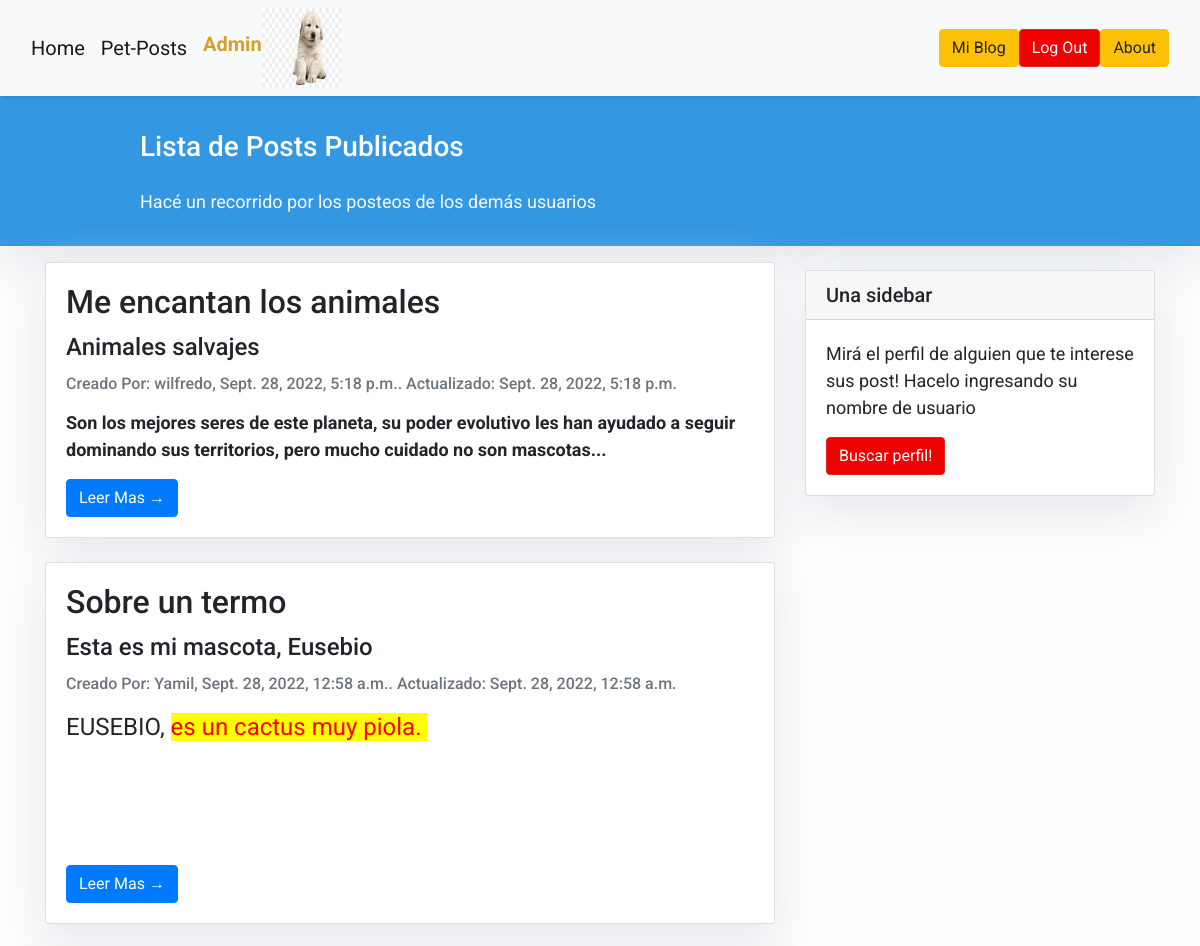
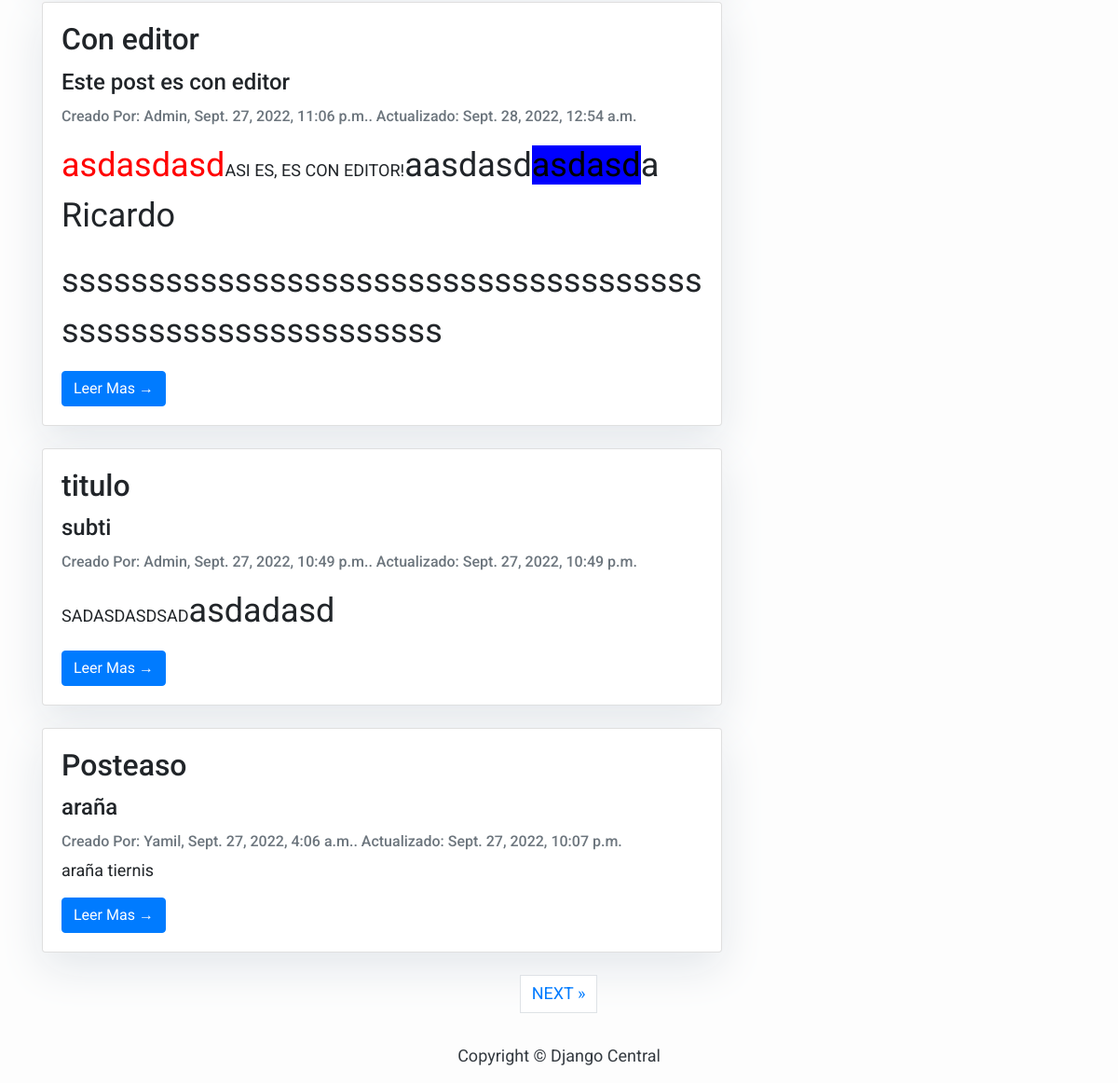
The page /posts (signed in) on the database its author committed (2 pictures, top to bottom).
### APP_B_1/models.py (models this page shows)
class Post(models.Model):
    title = models.CharField(max_length=200, unique=True)
    subtitle = models.CharField(max_length=200, unique=True)
    slug = models.SlugField(max_length=200, unique=True)
    author = models.ForeignKey(User, on_delete= models.CASCADE, related_name='blog_posts')
    updated_on = models.DateTimeField(auto_now= True)
    content = models.TextField()
    created_on = models.DateTimeField(auto_now_add=True)
    status = models.IntegerField(choices=STATUS, default=0)
    image = models.ImageField(upload_to='post_images/', null=True, blank=True)

### APP_B_1/views.py (the view)
# urls.py: path('posts', Posts_V, name= 'posts'),
def Posts_V(request):
    try:
        avatar = Avatar.objects.get(user=request.user.id)
        avatar = avatar.avatar.url
    except:
        avatar = ''
    post_list =  Post.objects.filter(status=1).order_by('-created_on')
    paginator = Paginator(post_list, 5)  # 5 post por pagina
    page = request.GET.get('page')
    try:
        post_list = paginator.page(page)
    except PageNotAnInteger:
        post_list = paginator.page(1)
    except EmptyPage:
        post_list = paginator.page(paginator.num_pages)
    return render(request,'APP_B_1/posts.html',{'post_list':post_list,'page': page,'avatar':avatar} )

### APP_B_1/Templates/APP_B_1/posts.html (shortened to what this page needs)
{% extends "APP_B_1/padre.html"%}
{% block content %}
<header class="masthead">
    <div class="container">
        <div class="row">
            <div class=" col-md-8 col-md-10 mx-auto">
                <div class="site-heading">
                    <h3 class=" site-heading my-4 mt-3 text-white"> Lista de Posts Publicados </h3>
                    <p class="text-light"> Hacé un recorrido por los posteos de los demás usuarios
                    </p>
                </div>
            </div>
        </div>
    </div>
</header>
<div class="container">
    <div class="row">
        <div class="col-md-8 mt-3 left">
            {% for post in post_list %}
            <div class="card mb-4">
                <div class="card-body">
                    <h2 class="card-title">{{ post.title }}</h2>
                    <h4 class="card-title">{{ post.subtitle }}</h4>
                    <p class="card-text text-muted h6"> Creado Por: {{ post.author }},  {{ post.created_on}}. Actualizado: {{ post.updated_on}} </p>
                    <p class="card-text">{{post.content|safe |slice:":400" }}</p>
                    <a href="{% url 'post_detail' post.slug %}" class="btn btn-primary">Leer Mas &rarr;</a>
                </div>
            </div>
            {% endfor %}
        </div>
<div class="col-md-4 float-right ">
    <div class="card my-4">
        <h5 class="card-header">Una sidebar</h5>
    <div class="card-body">
        <p class="card-text"> Mirá el perfil de alguien que te interese sus post! Hacelo ingresando su nombre de usuario</p>
        <a href="{% url 'mostrar_otros_perfil' %}"  class="btn btn-danger">Buscar perfil!</a>
    </div>
    </div>
    </div>
</div>
</div>
{% if post_list.has_other_pages %}
  <ul class="pagination justify-content-center">
    {% if post_list.has_next %}
    <li><a href="?page={{ post_list.next_page_number }}" class="page-link"> NEXT &raquo;</a></li>
   {% endif %}
  </ul>
{% endif %}
{%endblock%}

### APP_B_1/Templates/APP_B_1/padre.html (shortened to what this page needs)
<!DOCTYPE html>
<html>
    <head>
        <link rel="stylesheet" href="https://maxcdn.bootstrapcdn.com/bootstrap/4.0.0/css/bootstrap.min.css"
 />
    </head>
    <body>
        <nav class="navbar navbar-expand-lg navbar-light bg-light shadow" id="mainNav">
            <div class="container-fluid">
                <a class="navbar-brand" href="{% url 'home' %}">Home </a>
                <a class="navbar-brand" href="{% url 'posts' %}">Pet-Posts </a>
                {% if user.is_authenticated %}
                <div class="w3-container w3-pale-blue w3-leftbar w3-rightbar w3-border-blue w3-center">
                    <h5 style="color:rgb(214, 160, 43)"> <b>{{user.username}}</b></h5>
                </div>
                <div class="w3-card-4 w3-center w3-black w3-display-container">
                    <img src="{{avatar}}" class="w3-circle"  width="80px" height="80px" alt="avatar">
                </div>
              {% endif %}
                <div class="collapse navbar-collapse" id="navbarResponsive">
                    <ul class="navbar-nav ml-auto">
                        <li class="nav-item text-black">
                            {% if user.is_authenticated %}
                            <a class="btn btn-warning" href="{% url 'mi_blog' %}">Mi Blog</a>
                            <li class="nav-item text-black">
                            <a class="btn btn-danger" href="{% url 'logout' %}">Log Out</a>
                            {% endif %}
                        <li class="nav-item text-black">
                            <a class="btn btn-warning" href="{% url 'about' %}">About</a>
                        </li>
                    </ul>
                </div>
            </div>
        </nav>
        {% block content %}{% endblock content %}
        <footer class="py-3 bg-grey">
            <p class="m-0 text-dark text-center ">Copyright &copy; Django Central</p>
        </footer>
    </body>
</html>

### APP_B_1/Templates/APP_B_1/padre.html (style rules this page uses)
body { font-family: "Roboto", sans-serif; font-size: 17px; background-color: #fdfdfd; }
.shadow { box-shadow: 0 4px 2px -2px rgba(0, 0, 0, 0.1); }
.btn-danger { color: #fff; background-color: #f00000; border-color: #dc281e; }
.masthead { background: #3398E1; height: auto; padding-bottom: 15px; box-shadow: 0 16px 48px #E3E7EB; padding-top: 10px; }

### APP_B_1/Templates/APP_B_1/posts.html (style rules this page uses)
body { font-family: "Roboto", sans-serif; font-size: 18px; background-color: #fdfdfd; }
.card { box-shadow: 0 16px 48px #E3E7EB; }

### rows shown on the page
Post: title "Me encantan los animales", subtitle "Animales salvajes", author "wilfredo", created_on "Sept. 28, 2022, 5:18 p.m.", updated_on "Sept. 28, 2022, 5:18 p.m.", content "Son los mejores seres de este planeta, su poder evolutivo les han ayudado a seguir dominando sus territorios, pero mucho cuidado no son mascotas..."
Post: title "Sobre un termo", subtitle "Esta es mi mascota, Eusebio", author "Yamil", created_on "Sept. 28, 2022, 12:58 a.m.", updated_on "Sept. 28, 2022, 12:58 a.m.", content "EUSEBIO, es un cactus muy piola."
Post: title "Con editor", subtitle "Este post es con editor", author "Admin", created_on "Sept. 27, 2022, 11:06 p.m.", updated_on "Sept. 28, 2022, 12:54 a.m.", content "asdasdasd ASI ES, ES CON EDITOR! aasdasd asdasd a Ricardo sssssssssssssssssssssssssssssssssssssssssssssssssssssssssss"
Post: title "titulo", subtitle "subti", author "Admin", created_on "Sept. 27, 2022, 10:49 p.m.", updated_on "Sept. 27, 2022, 10:49 p.m.", content "SADASDASDSAD asdadasd"
Post: title "Posteaso", subtitle "araña", author "Yamil", created_on "Sept. 27, 2022, 4:06 a.m.", updated_on "Sept. 27, 2022, 10:07 p.m.", content "araña tiernis"

### other values the page prints
{{ user.username }} "Admin"
